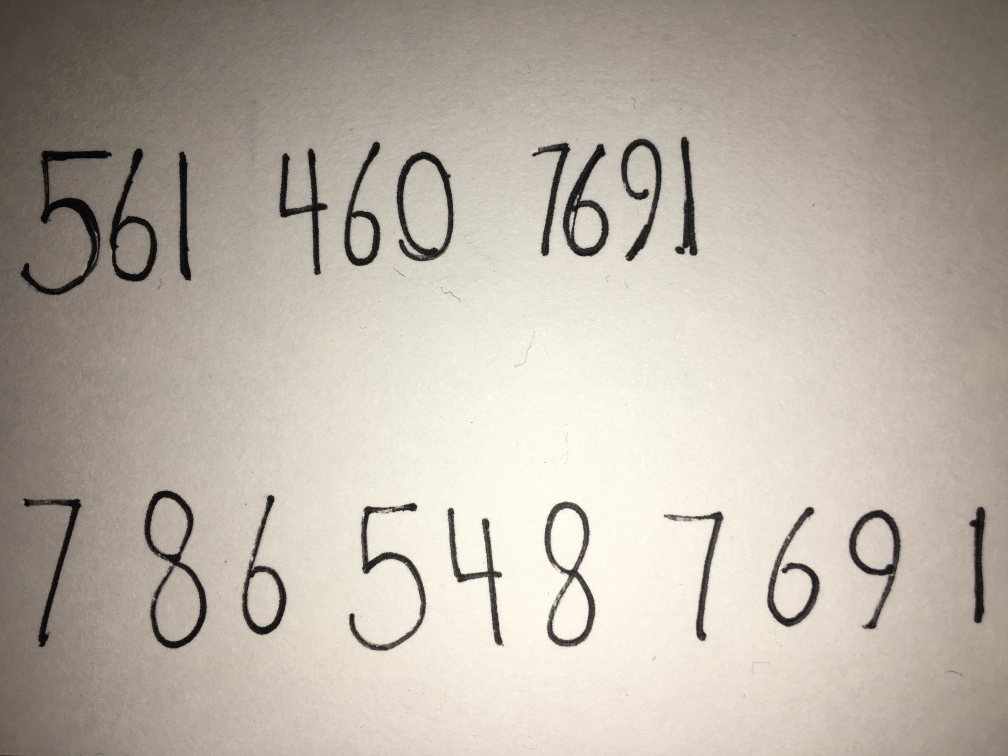
#> input picture images/handwriting_2.jpg, 4032 x 3024 px (shown at 1/4 size)
$ python -i detection.py   (imports and definitions only)   (older library calls are emulated)
#> lines starting #> are read from the running program, lines starting #| are printed output that depends on the picture; after the words box and inside, x2 and y2 are one past the last pixel; in counts of white or black regions, pixels touching at a corner belong together
#> further down, picture is the input picture: shape (3024, 4032, 3); mean B, G, R 165.6, 176.4, 184.5
### computervision/kmeans.py
'''
Created on Thursday, January 5, 2017 at 00:35
Author: Aramis Tanelus
'''

import random

def kmeans_1d(array, num_centroids, iterations=100):
    '''
    K-Means algorithm in one dimention
    Arguments:
    array: an ndarray containing the data points
    num_centroids: an int representing the number of centroids
    iterations: an int representing the number of times the algorithm will loop
    '''

    #Create two centroids points at random locations
    centroids = [random.randrange(0, 1000) for _ in range(num_centroids)]

    for _ in range(iterations):
        homes = []
        for __ in range(num_centroids):
            homes.append(list())

        #Loop through each point and determine which centroid it belongs to
        for point in array:
            distances = {abs(k-point):k for k in centroids}
            homes[centroids.index(distances[min(distances.keys())])].append(point)

        for i in range(num_centroids):
            centroids[i] = sum(homes[i])/max(len(homes[i]), 1)

    return {centroids[L]:homes[L] for L in range(num_centroids)}

### computervision/detection.py
'''
Created on Wednesday, January 4, 2017 at 22:14.
Author: Aramis Tanelus
'''

import math
import os
import statistics
import sys
import time

import cv2
import numpy as np
import matplotlib.pyplot as plt
import matplotlib.image as mpimg

from . import kmeans


def find_digits(image, display=False):
    '''
    Takes an image and returns a list of images containing contrasting marks found.
    This assumes the paper/background is white
    Arguments:
    image: an ndarray representing the image to examine
    display: an optional bool that controls whether the found digits will be plotted and displayed
    '''
#> called with display = False

    #Create a copy of the image
    img = np.copy(image)

    #Create two variables for convenience
    sh_0 = img.shape[0]
#> sh_0 = 3024
    sh_1 = img.shape[1]
#> sh_1 = 4032

    #Ensure the image is grayscale
    if len(image.shape) == 3:
        #The image is in BGR format
        img = cv2.cvtColor(image, cv2.COLOR_BGR2GRAY)

    #Apply a blur to remove high frequency noise
    img = cv2.GaussianBlur(img, (5,5), 1)

    #Apply an adaptive threshold with the inverse binary rule
    # max(...,...) | 1 is to ensure the block size is odd, this assumes the number is positive
    #thresh = cv2.adaptiveThreshold(img, 255, cv2.ADAPTIVE_THRESH_MEAN_C, cv2.THRESH_BINARY_INV, max((sh_0 * sh_1) // 34560, 3) | 1, (sh_0 * sh_1) //518400)

    #Create an image of edges through the use of the Canny Edge Detection
    edges = cv2.Canny(img, 100, 150, L2gradient=True)
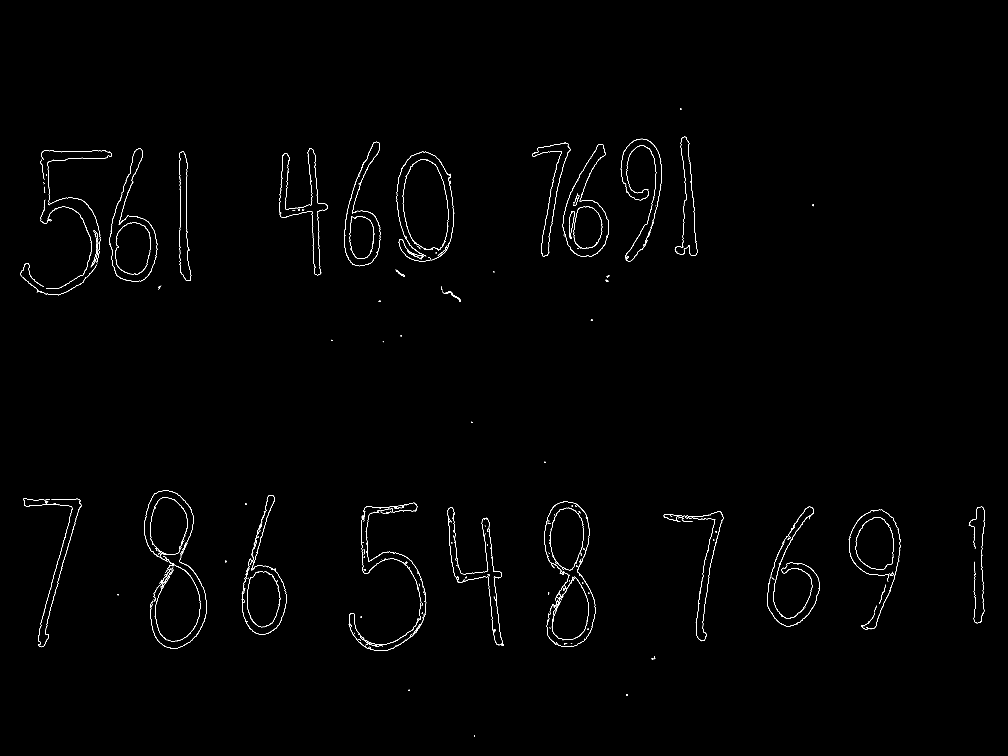
#> edges: shape (3024, 4032) (shown at 1/4 size); 0.4% white in thin lines or dots, all inside (x1, y1, x2, y2) = (82, 433, 3940, 2946)

    #Find all contours in the image
    #Only external contours (RETR_EXTERNAL) will count, this should simplify filtering of contours
    edges, contours, _ = cv2.findContours(edges, cv2.RETR_EXTERNAL, cv2.CHAIN_APPROX_NONE)
#> contours = 373 contours, 282 with area under 20; largest, box (x1, y1, x2, y2) and area: (2130, 570, 2282, 1026) 14513, (716, 606, 765, 1123) 14479, (1398, 865, 1498, 1036) 13602, (2177, 2005, 2382, 2587) 266, (2251, 576, 2435, 1026) 264

    #Use K-Means clustering to group the areas into two groups, smaller areas which are most likely noise and larger areas which are most likely characters
    areas = [cv2.contourArea(c)  for c in contours]
#> areas = 373 values, max 14513 at index 368, min 0 at index 4, mean 137.4
    k_means = kmeans.kmeans_1d(areas, 2)
#> k_means = 2 items
    stdev_areas = statistics.stdev(areas)
#> stdev_areas = 1269.2

    #Create a list of the contours whos areas are within one standard deviation of the mean
    #letter_contours = [c for c in contours if math.fabs(cv2.contourArea(c) - max(k_means.keys())) < 0.5 * stdev_areas]
    letter_contours = [c for c in contours if cv2.contourArea(c) > min(k_means.keys()) + stdev_areas * 0.25]
#> letter_contours = 3 contours; box (x1, y1, x2, y2) and area: (2130, 570, 2282, 1026) 14513, (716, 606, 765, 1123) 14479, (1398, 865, 1498, 1036) 13602

    #Create a list to hold the images that will be returned
    letter_images = list()

    #Loop through letter_contours and generate a blank image containing only the contour
    for letter in letter_contours:
        blank = np.copy(img)
        cv2.drawContours(blank, [letter], 0, 255, 15)
        x, y, w, h = cv2.boundingRect(letter)
        box_size = max(w,h)

        #Where the center of mass will be
        target_x = 14 * box_size/28
        target_y = 14 * box_size/28

        #Find the center of mass, this is done by dividing the linear moments by the constant moment
        M = cv2.moments(letter)
        cm_x = round(M['m10']/M['m00'])
        cm_y = round(M['m01']/M['m00'])

        blank = __translate_image__(blank, target_x - cm_x, target_y - cm_y)

        #Important note, numpy uses rows as x and columns as y, opposite of opencv
        letter_box = blank[0:box_size, 0:box_size].copy()

        #Free the memory... I guess?
        del blank

        #Resize the image to be 28x28 pixels if it isn't
        if box_size != 28:
            letter_box = cv2.resize(letter_box, (28,28), interpolation=cv2.INTER_CUBIC)

        letter_images.append(letter_box)
#> this loop made 3 passes
#> (x, y, w, h, box_size, target_x, target_y, cm_x) on passes 1 to 3: (1398, 865, 100, 171, 171, 85.5, 85.5, 1446), (716, 606, 49, 517, 517, 258.5, 258.5, 735), (2130, 570, 152, 456, 456, 228, 228, 2211)
#> pass 1, in find_digits, `blank = __translate_image__(blank, target_x - cm_x, target_y - cm_y)`:
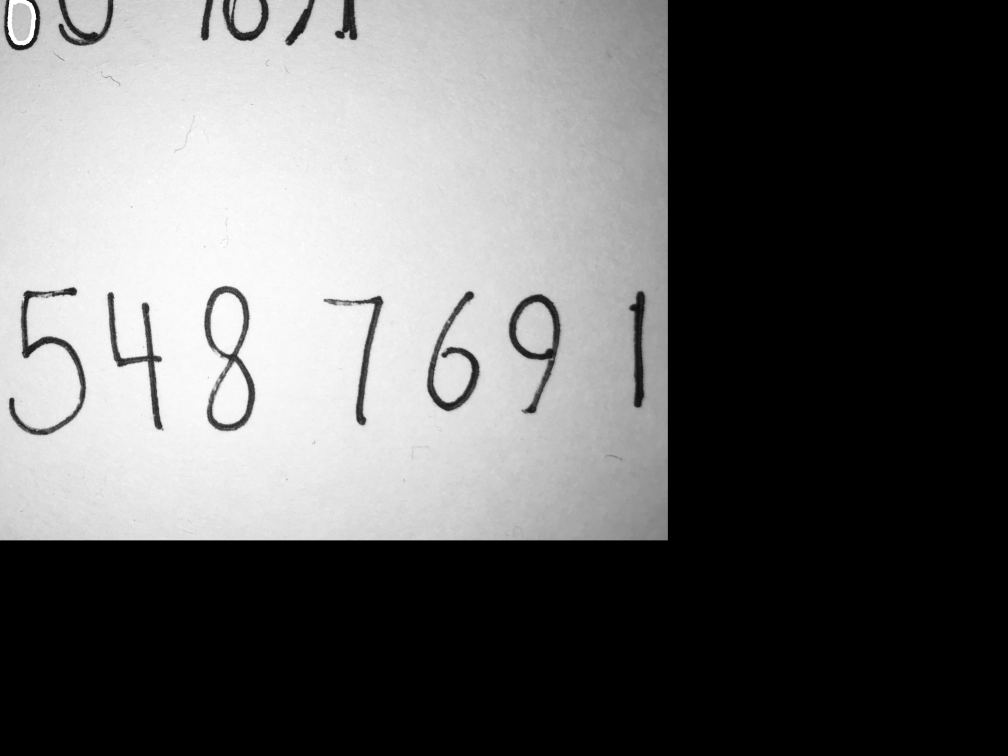
#> blank: shape (3024, 4032) (shown at 1/4 size); min 0, max 255, mean 99.7
#> pass 1, in find_digits, `letter_box = blank[0:box_size, 0:box_size].copy()`:
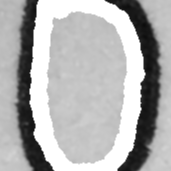
#> letter_box: shape (171, 171); min 12, max 255, mean 176.7
#> pass 1, in find_digits, `letter_box = cv2.resize(letter_box, (28,28), interpolation=cv2.INTER_C..`:
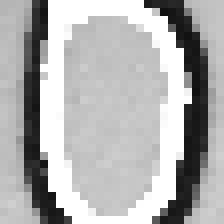
#> letter_box: shape (28, 28) (shown 8 times larger); min 16, max 255, mean 176.5
#> pass 2, in find_digits, `blank = __translate_image__(blank, target_x - cm_x, target_y - cm_y)`:
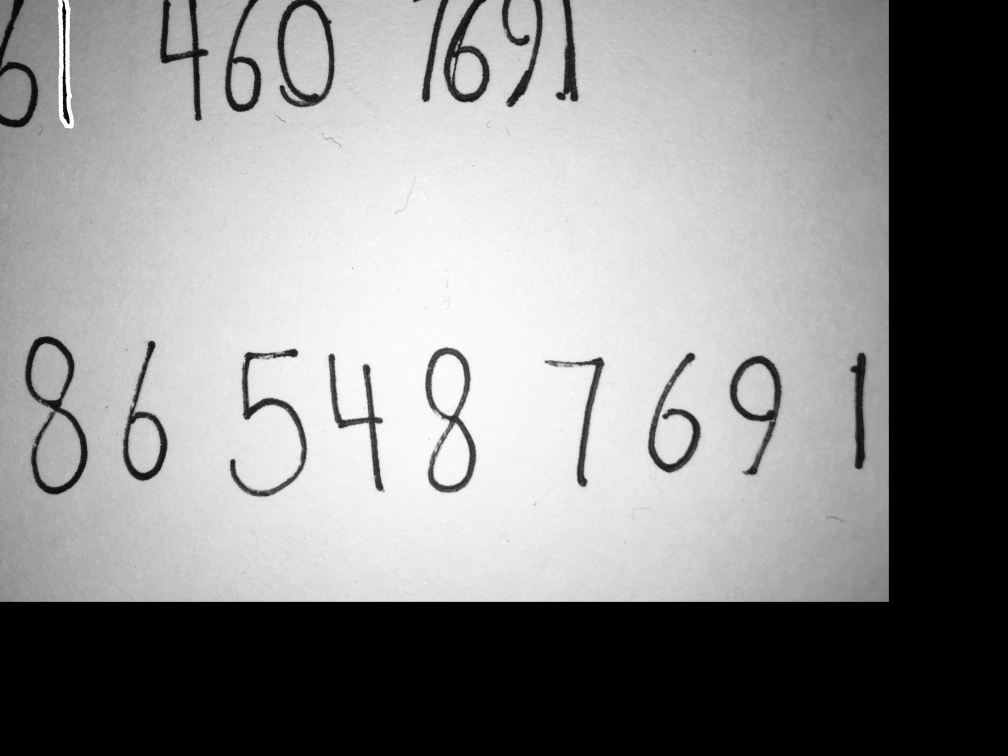
#> blank: shape (3024, 4032) (shown at 1/4 size); min 0, max 255, mean 139.3
#> after the loop, letter_images = 3 items

    #Display the images with matplotlib if display is True
    if display:
        _, plots = plt.subplots(math.ceil(len(letter_images)/2), 2)
        for count, subplot in enumerate(np.resize(plots, plots.shape[0] * plots.shape[1])):
            if count >= len(letter_images):
                break
            subplot.imshow(letter_images[count], cmap='gray')
            subplot.axes.get_xaxis().set_ticks([])
            subplot.axes.get_yaxis().set_ticks([])
        plt.show()

    return letter_images


def write_digits(images, num):
    '''
    Arguments:
    image: The ndarray representing the image to write to
    contour_bounding_rect: the tuple representing the contour's bounding box
    num: an int representing the digit predicted to be represented by the contour
    '''

    _, plots = plt.subplots(math.ceil(len(images)/2), 2)
    for count, subplot in enumerate(np.resize(plots, plots.shape[0] * plots.shape[1])):
        if count >= len(num):
            break
        subplot.set_title(str(num[count]))
        subplot.axes.get_xaxis().set_ticks([])
        subplot.axes.get_yaxis().set_ticks([])
        subplot.imshow(images[count], cmap='gray')
    plt.show()

def img_from_path(path):
    '''
    Arguments:
    path: a string representing the absolute path to the image
    '''
    return cv2.imread(path)

def __translate_image__(image, a: int, b: int):
    '''
    Transforms an image using the rule (x,y) -> (x + a, y + b)
    Arguments:
    image: an ndarray representing the image to be translated
    a: an int that determines how much to translate the image on the x axis
    b: an int that determines how much to translate the image on the y axis
    '''
    S_0,S_1 = image.shape
    return cv2.warpAffine(image, np.array([[1,0,a],[0,1,b]], dtype=np.float32), (S_1,S_0))

def to_numpy(image):
    '''
    Flips an image (x,y) -> (y,x) and divides it by 255 because the inconsistency between cv and numpy is fucking annoying
    Arguments:
    image: an ndarray representing the image to be modified
    '''
    #return np.copy(np.swapaxes(image, 0, 1).astype(np.float32) / 255)
    return image.astype(np.float32) / 255

>>> import cv2
>>> picture = cv2.imread('../images/handwriting_2.jpg')
>>> result = find_digits(picture)
#> result = 3 items
